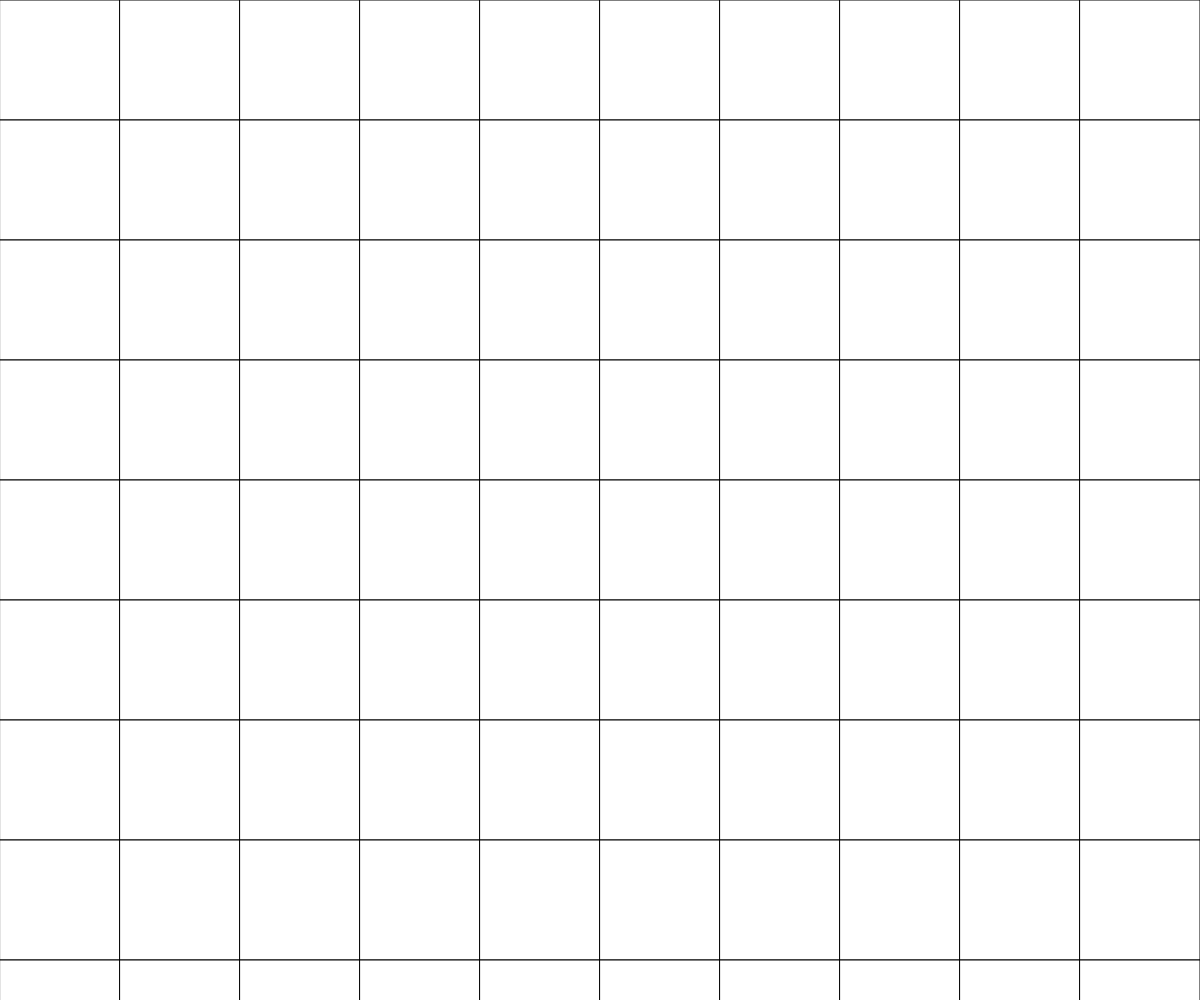
Frame 1 (no input)
Frame 60 (no input): identical to frame 1, image omitted
Frame 120 (the mouse pressed at the canvas centre since frame 60): identical to frame 1, image omitted

The p5.js sketch that drew this single still picture (run headless with seeded random() and noise() and a simulated clock; from frame 60 on, the mouse is pressed at the canvas centre):

// p5.js sketch
// ── sketch.js
let gridSize = 10; // Number of rows and columns in the grid
let cellSize; // Size of each cell in the grid
let keysPressed = []; // Array to store the keys pressed by the user
let keyColors = {}; // Object to store a unique color for each key

function setup() {
  createCanvas(windowWidth, windowHeight); // Create a canvas that matches the screen size
  cellSize = width / gridSize; // Calculate cell size based on the canvas width
  textAlign(CENTER, CENTER); // Align text in the center of each cell
  textSize(cellSize / 2); // Set text size based on cell size
}

function draw() {
  background(220); // Clear the canvas

  // Draw the grid
  for (let row = 0; row < gridSize; row++) {
    for (let col = 0; col < gridSize; col++) {
      let x = col * cellSize; // X-coordinate of the cell
      let y = row * cellSize; // Y-coordinate of the cell

      // Calculate the index of the current cell
      let index = row * gridSize + col;

      // Draw the cell
      if (index < keysPressed.length) {
        // Use the color corresponding to the key
        let key = keysPressed[index];
        if (keyColors[key]) {
          fill(keyColors[key]);
        } else {
          fill(255); // Default color if no color is assigned
        }
        rect(x, y, cellSize, cellSize);

        // Display the key
        fill(0);
        text(keysPressed[index], x + cellSize / 2, y + cellSize / 2);
      } else {
        fill(255); // Empty cell
        rect(x, y, cellSize, cellSize);
      }
    }
  }
}

// Detect key presses
function keyPressed() {
  // Add the pressed key to the keysPressed array if the grid is not full
  if (keysPressed.length < gridSize * gridSize) {
    keysPressed.push(key);

    // Assign a random color to the key if it doesn't already have one
    if (!keyColors[key]) {
      keyColors[key] = color(random(255), random(255), random(255));
    }
  }
}

// Resize the canvas if the window is resized
function windowResized() {
  resizeCanvas(windowWidth, windowHeight); // Adjust the canvas size
  cellSize = width / gridSize; // Recalculate the cell size
  textSize(cellSize / 2); // Adjust text size to the new cell size
}
